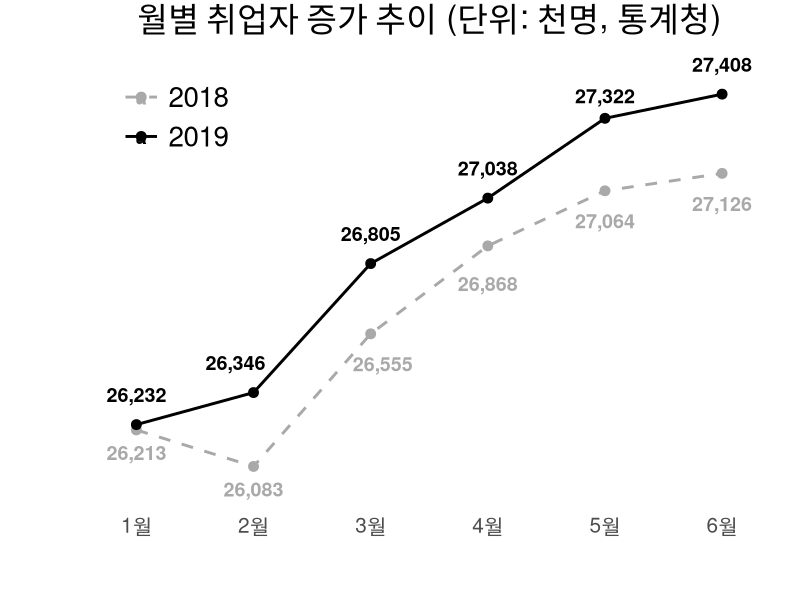
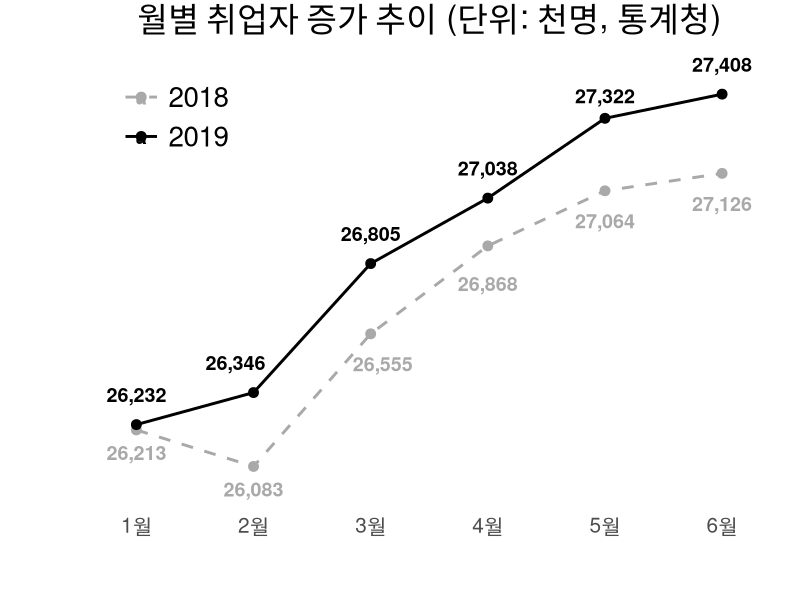

Reproduce these figures in R, in order.
library(ggplot2)

year_2019 = c(26232, 26346, 26805, 27038, 27322, 27408)
year_2018 = c(26213, 26083, 26555, 26868, 27064, 27126)

year <- rep(c("2018","2019"), each=6)

labels <- rep(c("1월","2월","3월","4월","5월","6월"), 2)

data <- data.frame(y=c(year_2018, year_2019), labels=labels, year=year)

p <- ggplot(data, aes(x=labels, y=y, group=year, linetype=year)) + xlab("") + ylab("") + ylim(26000, 27500) +
  ggtitle("월별 취업자 증가 추이 (단위: 천명, 통계청)")+
  geom_line(aes(color=year), lwd=1)+geom_point(aes(color=year), cex=3)+
  scale_linetype_manual(values=c("dashed", "solid"))+
  scale_color_manual(values=c("#A9A9A9", "#000000"))+
  theme_minimal()+
  theme(panel.grid=element_blank(),
        axis.text.x = element_text(size=15),
        axis.text.y = element_blank(),
        axis.title.x = element_text(size=20, margin = margin(t = 20, r = 0, b = 0, l = 0)),
        axis.title.y = element_text(size=20, margin = margin(t = 0, r = 20, b = 0, l = 0)),
        legend.text = element_text(size=20),
        legend.title = element_blank(),
        legend.key.size = unit(1, "cm"),
        legend.position=c(0.15, 0.85),
        title = element_text(size=20),
        plot.title = element_text(hjust=0.5))+
  geom_text(aes(x=labels, y=y, label=format(y,big.mark=",",scientific=FALSE), color=year),
            fontface='bold',
            vjust=c(2,2,2.5,3,2.5,2.5,
                    -1.5, -1.5, -1.5, -1.5, -1, -1.5),
            hjust=c(.5, .5, .3, .5, .5, .5,
                    .5, .8, .5, .5, .5, .5),
            size=5)
p

ggsave('employment.png', p, units='in', width=10, height=5)
